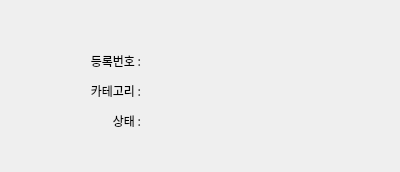
<?xml version="1.0" encoding="UTF-8"?>
<ui version="4.0">
 <class>Form</class>
 <widget class="QWidget" name="Form">
  <property name="geometry">
   <rect>
    <x>0</x>
    <y>0</y>
    <width>400</width>
    <height>172</height>
   </rect>
  </property>
  <property name="windowTitle">
   <string>Form</string>
  </property>
  <widget class="QWidget" name="widget" native="true">
   <property name="geometry">
    <rect>
     <x>40</x>
     <y>40</y>
     <width>291</width>
     <height>111</height>
    </rect>
   </property>
   <widget class="QLabel" name="label_3">
    <property name="geometry">
     <rect>
      <x>20</x>
      <y>70</y>
      <width>81</width>
      <height>21</height>
     </rect>
    </property>
    <property name="font">
     <font>
      <family>나눔고딕</family>
     </font>
    </property>
    <property name="text">
     <string>상태 :</string>
    </property>
    <property name="alignment">
     <set>Qt::AlignRight|Qt::AlignTrailing|Qt::AlignVCenter</set>
    </property>
   </widget>
   <widget class="QLabel" name="label_2">
    <property name="geometry">
     <rect>
      <x>20</x>
      <y>40</y>
      <width>81</width>
      <height>21</height>
     </rect>
    </property>
    <property name="font">
     <font>
      <family>나눔고딕</family>
     </font>
    </property>
    <property name="text">
     <string>카테고리 :</string>
    </property>
    <property name="alignment">
     <set>Qt::AlignRight|Qt::AlignTrailing|Qt::AlignVCenter</set>
    </property>
   </widget>
   <widget class="QLabel" name="label">
    <property name="geometry">
     <rect>
      <x>20</x>
      <y>10</y>
      <width>81</width>
      <height>21</height>
     </rect>
    </property>
    <property name="font">
     <font>
      <family>나눔고딕</family>
     </font>
    </property>
    <property name="text">
     <string>등록번호 :</string>
    </property>
    <property name="alignment">
     <set>Qt::AlignRight|Qt::AlignTrailing|Qt::AlignVCenter</set>
    </property>
   </widget>
   <widget class="QWidget" name="widget_2" native="true">
    <property name="geometry">
     <rect>
      <x>220</x>
      <y>10</y>
      <width>120</width>
      <height>80</height>
     </rect>
    </property>
   </widget>
  </widget>
 </widget>
 <resources/>
 <connections/>
</ui>
